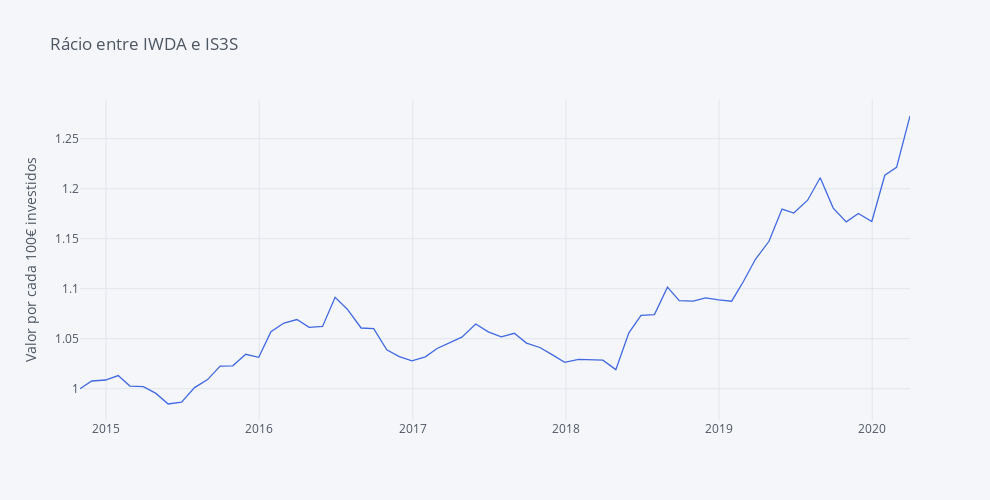

Source (notebook cell):
### Markdown cell above
##### Descidas a favor do IWDA e subidas a favor da casa de investimentos

### Code cell
round(fundos_norm['IWDA'] / fundos_norm['IS3S'], 4).iplot(yTitle='Valor por cada 100€ investidos', title='Rácio entre IWDA e IS3S',  colors=['royalblue', 'orange', 'dimgray'], dimensions = dimensions)

### Figure 1 — Plotly figure (JSON) as saved in the notebook; plotly's stock layout.template omitted (floating-point values rounded to 4 significant figures)
{"data": [{"line": {"color": "rgba(65, 105, 225, 1.0)", "dash": "solid", "shape": "linear", "width": 1.3}, "mode": "lines", "name": "None", "text": "", "type": "scatter", "x": ["2014-10-31", "2014-11-28", "2014-12-31", "2015-01-30", "2015-02-27", "2015-03-31", "2015-04-30", "2015-05-29", "2015-06-30", "2015-07-31", "2015-08-31", "2015-09-30", "2015-10-30", "2015-11-30", "2015-12-31", "2016-01-29", "2016-02-29", "2016-03-31", "2016-04-29", "2016-05-31", "2016-06-30", "2016-07-29", "2016-08-31", "2016-09-30", "2016-10-31", "2016-11-30", "2016-12-30", "2017-01-31", "2017-02-28", "2017-03-31", "2017-04-28", "2017-05-31", "2017-06-30", "2017-07-31", "2017-08-31", "2017-09-29", "2017-10-31", "2017-11-30", "2017-12-29", "2018-01-31", "2018-02-28", "2018-03-30", "2018-04-30", "2018-05-31", "2018-06-29", "2018-07-31", "2018-08-31", "2018-08-31", "2018-09-28", "2018-09-28", "2018-10-31", "2018-10-31", "2018-11-30", "2018-11-30", "2018-12-31", "2018-12-31", "2019-01-31", "2019-01-31", "2019-02-28", "2019-02-28", "2019-03-29", "2019-03-29", "2019-04-30", "2019-05-31", "2019-06-28", "2019-07-31", "2019-08-30", "2019-09-30", "2019-10-31", "2019-11-29", "2019-12-31", "2020-01-31", "2020-02-28", "2020-03-31"], "y": [1, 1.008, 1.009, 1.013, 1.003, 1.002, 0.9953, 0.9847, 0.9865, 1.001, 1.009, 1.023, 1.023, 1.034, 1.031, 1.057, 1.066, 1.069, 1.061, 1.062, 1.091, 1.079, 1.061, 1.06, 1.039, 1.032, 1.028, 1.032, 1.04, 1.046, 1.052, 1.065, 1.057, 1.052, 1.055, 1.046, 1.041, 1.034, 1.026, 1.029, 1.029, 1.028, 1.019, 1.056, 1.073, 1.074, 1.102, 1.102, 1.088, 1.088, 1.088, 1.088, 1.091, 1.091, 1.089, 1.089, 1.087, 1.087, 1.107, 1.107, 1.13, 1.13, 1.147, 1.18, 1.176, 1.188, 1.211, 1.181, 1.167, 1.175, 1.167, 1.214, 1.221, 1.273]}], "layout": {"height": 500, "legend": {"bgcolor": "#F5F6F9", "font": {"color": "#4D5663"}}, "paper_bgcolor": "#F5F6F9", "plot_bgcolor": "#F5F6F9", "title": {"font": {"color": "#4D5663"}, "text": "Rácio entre IWDA e IS3S"}, "width": 990, "xaxis": {"autorange": true, "gridcolor": "#E1E5ED", "range": ["2014-10-31", "2020-03-31"], "showgrid": true, "tickfont": {"color": "#4D5663"}, "title": {"font": {"color": "#4D5663"}, "text": ""}, "type": "date", "zerolinecolor": "#E1E5ED"}, "yaxis": {"autorange": true, "gridcolor": "#E1E5ED", "range": [0.9687, 1.289], "showgrid": true, "tickfont": {"color": "#4D5663"}, "title": {"font": {"color": "#4D5663"}, "text": "Valor por cada 100€ investidos"}, "type": "linear", "zerolinecolor": "#E1E5ED"}}}
